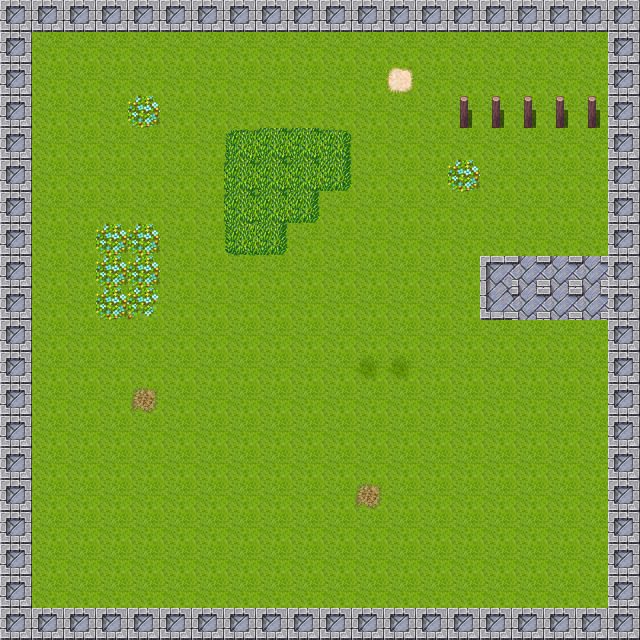

This is a level from a 2D game, rendered from its Tiled map with the project's own tilesets. A one-line summary and the complete map file follow:
An orthogonal 20x20 tile map with 32x32 px tiles, 2 tile layers (background, blockers).

<map version="1.0.0" orientation="orthogonal" renderorder="right-down" width="20" height="20" tilewidth="32" tileheight="32" nextobjectid="2">
 <tileset firstgid="1" name="tilea2" tilewidth="32" tileheight="32" tilecount="192" columns="16">
  <image source="tilea2.png" width="512" height="384" />
 </tileset>
 <layer name="background" width="20" height="20">
  <data encoding="csv">
0,0,0,0,0,0,0,0,0,0,0,0,0,0,0,0,0,0,0,0,
0,18,18,18,18,18,18,18,18,18,18,18,18,18,18,18,18,18,18,0,
0,18,18,18,18,18,18,18,18,18,18,18,7,18,18,18,18,18,18,0,
0,18,18,18,50,18,18,18,18,18,18,18,18,18,0,0,0,0,0,0,
0,18,18,18,18,18,18,67,52,52,68,18,18,18,18,18,18,18,18,0,
0,18,18,18,18,18,18,52,52,52,84,18,18,18,50,18,18,18,18,0,
0,18,18,18,18,18,18,52,52,84,18,18,18,18,18,18,18,18,18,0,
0,18,18,50,50,18,18,83,84,18,18,18,18,18,18,18,18,18,18,0,
0,18,18,50,50,18,18,18,18,18,18,18,18,18,18,0,0,0,0,0,
0,18,18,50,82,18,18,18,18,18,18,18,18,18,18,0,0,0,0,0,
0,18,18,18,18,18,18,18,18,18,18,18,18,18,18,18,18,18,18,0,
0,18,18,18,18,18,18,18,18,18,18,97,97,18,18,18,18,18,18,0,
0,18,18,18,53,18,18,18,18,18,18,18,18,18,18,18,18,18,18,0,
0,18,18,18,18,18,18,18,18,18,18,18,18,18,18,18,18,18,18,0,
0,18,18,18,18,18,18,18,18,18,18,18,18,18,18,18,18,18,18,0,
0,18,18,18,18,18,18,18,18,18,18,53,18,18,18,18,18,18,18,0,
0,18,18,18,18,18,18,18,18,18,18,18,18,18,18,18,18,18,18,0,
0,18,18,18,18,18,18,18,18,18,18,18,18,18,18,18,18,18,18,0,
0,18,18,18,18,18,18,18,18,18,18,18,18,18,18,18,18,18,18,0,
0,0,0,0,0,0,0,0,0,0,0,0,0,0,0,0,0,0,0,0
</data>
 </layer>
 <layer name="blockers" width="20" height="20">
  <data encoding="csv">
55,55,55,55,55,55,55,55,55,55,55,55,55,55,55,55,55,55,55,55,
55,0,0,0,0,0,0,0,0,0,0,0,0,0,0,0,0,0,0,55,
55,0,0,0,0,0,0,0,0,0,0,0,0,0,0,0,0,0,0,55,
55,0,0,0,0,0,0,0,0,0,0,0,0,0,3,3,3,3,3,55,
55,0,0,0,0,0,0,0,0,0,0,0,0,0,0,0,0,0,0,55,
55,0,0,0,0,0,0,0,0,0,0,0,0,0,0,0,0,0,0,55,
55,0,0,0,0,0,0,0,0,0,0,0,0,0,0,0,0,0,0,55,
55,0,0,0,0,0,0,0,0,0,0,0,0,0,0,0,0,0,0,55,
55,0,0,0,0,0,0,0,0,0,0,0,0,0,0,71,56,56,56,55,
55,0,0,0,0,0,0,0,0,0,0,0,0,0,0,87,56,56,56,55,
55,0,0,0,0,0,0,0,0,0,0,0,0,0,0,0,0,0,0,55,
55,0,0,0,0,0,0,0,0,0,0,0,0,0,0,0,0,0,0,55,
55,0,0,0,0,0,0,0,0,0,0,0,0,0,0,0,0,0,0,55,
55,0,0,0,0,0,0,0,0,0,0,0,0,0,0,0,0,0,0,55,
55,0,0,0,0,0,0,0,0,0,0,0,0,0,0,0,0,0,0,55,
55,0,0,0,0,0,0,0,0,0,0,0,0,0,0,0,0,0,0,55,
55,0,0,0,0,0,0,0,0,0,0,0,0,0,0,0,0,0,0,55,
55,0,0,0,0,0,0,0,0,0,0,0,0,0,0,0,0,0,0,55,
55,0,0,0,0,0,0,0,0,0,0,0,0,0,0,0,0,0,0,55,
55,55,55,55,55,55,55,55,55,55,55,55,55,55,55,55,55,55,55,55
</data>
 </layer>
</map>
